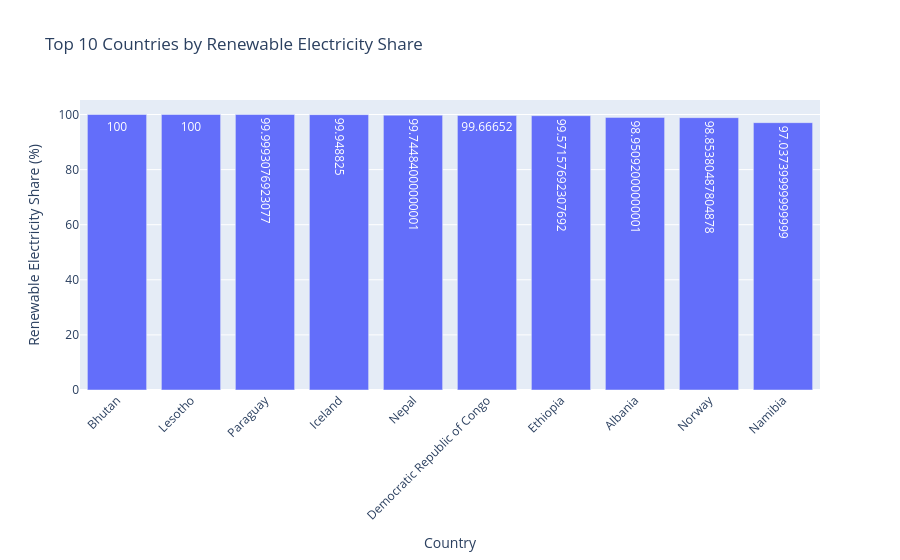

Write notebook code for a chart like this one.
### Code cell
fig = px.bar(
    renewable_share,
    x="country",
    y="renewables_share_elec",
    title="Top 10 Countries by Renewable Electricity Share",
    labels={
        "country": "Country",
        "renewables_share_elec": "Renewable Electricity Share (%)"
    },
    text="renewables_share_elec"
)

fig.update_layout(
    xaxis_tickangle=-45
)

fig.show()

### Figure 1 — Plotly figure (JSON) as saved in the notebook; plotly's stock layout.template omitted (floating-point values rounded to 4 significant figures)
{"data": [{"hovertemplate": "Country=%{x}<br>Renewable Electricity Share (%)=%{text}<extra></extra>", "legendgroup": "", "marker": {"color": "#636efa", "pattern": {"shape": ""}}, "name": "", "orientation": "v", "showlegend": false, "text": [100.0, 100.0, 100.0, 99.95, 99.74, 99.67, 99.57, 98.95, 98.85, 97.04], "textposition": "auto", "type": "bar", "x": ["Bhutan", "Lesotho", "Paraguay", "Iceland", "Nepal", "Democratic Republic of Congo", "Ethiopia", "Albania", "Norway", "Namibia"], "xaxis": "x", "y": [100.0, 100.0, 100.0, 99.95, 99.74, 99.67, 99.57, 98.95, 98.85, 97.04], "yaxis": "y"}], "layout": {"barmode": "relative", "legend": {"tracegroupgap": 0}, "title": {"text": "Top 10 Countries by Renewable Electricity Share"}, "xaxis": {"anchor": "y", "domain": [0, 1], "tickangle": -45, "title": {"text": "Country"}}, "yaxis": {"anchor": "x", "domain": [0, 1], "title": {"text": "Renewable Electricity Share (%)"}}}}
